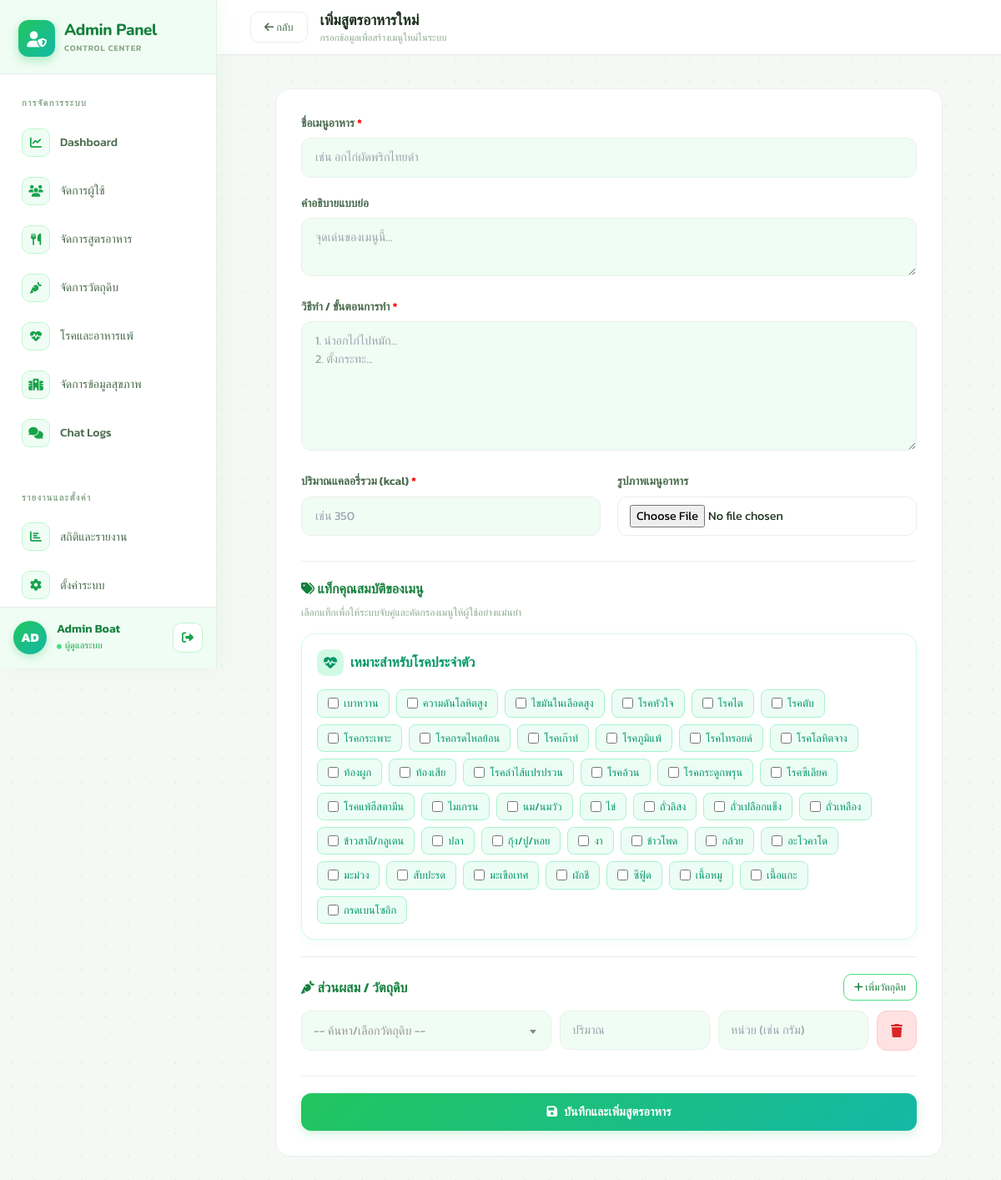
Page /admin/admin_add_recipes.php (signed in) on the committed database.
### tables this page shows
CREATE TABLE `users` (
  `id` int(11) NOT NULL,
  `username` varchar(50) NOT NULL,
  `email` varchar(100) NOT NULL,
  `password_hash` text NOT NULL,
  `otp_code` varchar(6) DEFAULT NULL,
  `otp_expires_at` datetime DEFAULT NULL,
  `created_at` timestamp NOT NULL DEFAULT current_timestamp(),
  `first_name` varchar(100) DEFAULT NULL,
  `last_name` varchar(100) DEFAULT NULL,
  `birth_date` date DEFAULT NULL,
  `profile_image` text DEFAULT NULL,
  `role` int(1) DEFAULT 0
);

CREATE TABLE `tags` (
  `id` int(11) NOT NULL,
  `name` varchar(100) NOT NULL,
  `type` enum('health_condition','allergen') NOT NULL,
  `description` text DEFAULT NULL,
  `color` varchar(20) DEFAULT '#22c55e',
  `created_at` timestamp NOT NULL DEFAULT current_timestamp()
);

### admin/admin_add_recipes.php (the view, shortened to what this page needs)
<?php
include '../config/connect.php';
$tag_sql = "SELECT id, name FROM tags ORDER BY id ASC";
$tags_list = $conn->query($tag_sql)->fetch_all(MYSQLI_ASSOC);
?>
<!DOCTYPE html>
<html lang="th">
<head>
<link href="https://cdn.jsdelivr.net/npm/select2@4.1.0-rc.0/dist/css/select2.min.css" rel="stylesheet" />
<script src="https://cdn.tailwindcss.com"></script>
<link rel="stylesheet" href="https://cdnjs.cloudflare.com/ajax/libs/font-awesome/6.4.0/css/all.min.css">
</head>
<body>
<?php include '../includes/sidebar_admin.php' ?>
<div class="page-wrap">
  <header class="topbar">
    <div style="flex:1; display:flex; align-items:center; gap:15px;">
      <a href="admin_recipes.php" class="btn-back"><i class="fas fa-arrow-left"></i> กลับ</a>
      <div>
        <div style="font-family:'Nunito',sans-serif;font-size:1.1rem;font-weight:800;color:var(--txt);">เพิ่มสูตรอาหารใหม่</div>
        <div style="font-size:.72rem;color:var(--muted);">กรอกข้อมูลเพื่อสร้างเมนูใหม่ในระบบ</div>
      </div>
    </div>
  </header>
  <main style="padding:2.5rem;">
    <div class="card">
      <form method="POST" enctype="multipart/form-data">
        <div class="form-group">
          <label class="form-label">ชื่อเมนูอาหาร <span style="color:red;">*</span></label>
          <input type="text" name="title" required placeholder="เช่น อกไก่ผัดพริกไทยดำ" class="form-input">
        </div>
        <div class="form-group">
          <label class="form-label">คำอธิบายแบบย่อ</label>
          <textarea name="description" rows="2" placeholder="จุดเด่นของเมนูนี้..." class="form-input"></textarea>
        </div>
        <div class="form-group">
          <label class="form-label">วิธีทำ / ขั้นตอนการทำ <span style="color:red;">*</span></label>
          <textarea name="instructions" rows="6" required placeholder="1. นำอกไก่ไปหมัก...&#10;2. ตั้งกระทะ..." class="form-input"></textarea>
        </div>
        <div style="display:grid;grid-template-columns:1fr 1fr;gap:20px;">
          <div class="form-group">
            <label class="form-label">ปริมาณแคลอรี่รวม (kcal) <span style="color:red;">*</span></label>
            <input type="number" name="calories" required placeholder="เช่น 350" class="form-input">
          </div>
          <div class="form-group">
            <label class="form-label">รูปภาพเมนูอาหาร</label>
            <input type="file" name="image" accept="image/*" class="form-input" style="padding:9px 14px; background:#fff;">
          </div>
        </div>
        <div class="form-group" style="margin-top:10px; border-top:1px solid var(--bdr); padding-top:20px;">
          <label class="form-label" style="font-size:1rem; color:var(--g700);"><i class="fas fa-tags"></i> แท็กคุณสมบัติของเมนู</label>
          <p style="font-size:.75rem; color:var(--muted); margin-bottom:16px;">เลือกแท็กเพื่อให้ระบบจับคู่และคัดกรองเมนูให้ผู้ใช้อย่างแม่นยำ</p>
          <div style="display:grid; grid-template-columns: repeat(auto-fit, minmax(300px, 1fr)); gap: 20px;">
            <div style="background: #fff; border: 1px solid #d1fae5; border-radius: 16px; padding: 18px; box-shadow: 0 4px 12px rgba(16, 185, 129, 0.05);">
                <div style="font-family:'Nunito', sans-serif; font-weight:800; font-size:1rem; color:#059669; margin-bottom:16px; display:flex; align-items:center; gap:8px;">
                    <div style="width:32px; height:32px; border-radius:10px; background:#d1fae5; display:flex; align-items:center; justify-content:center; font-size:1rem;">
                        <i class="fas fa-heartbeat"></i>
                    </div>
                    เหมาะสำหรับโรคประจำตัว
                </div>
                <div class="tag-checkbox-group">
                    <?php foreach($tags_list as $t):?>
                      <label class="tag-label disease">
                        <input type="checkbox" name="tags[]" value="<?= $t['id'] ?>" style="accent-color: #059669;">
                        <?= htmlspecialchars($t['name']) ?>
                      </label>
                    <?php endforeach; ?>
                </div>
            </div>
          </div>
        </div>
        <div class="form-group" style="margin-top:20px; border-top:1px solid var(--bdr); padding-top:20px;">
          <div style="display:flex; justify-content:space-between; align-items:center; margin-bottom:12px;">
            <label class="form-label" style="margin:0; font-size:1rem; color:var(--g700);"><i class="fas fa-carrot"></i> ส่วนผสม / วัตถุดิบ</label>
            <button type="button" onclick="addIngredientRow()" class="btn-back" style="font-size:.75rem; padding:6px 12px; border-color:var(--g400); color:var(--g700);">
              <i class="fas fa-plus"></i> เพิ่มวัตถุดิบ
            </button>
          </div>
          <div id="ingredients_container">
            </div>
        </div>
        <div style="margin-top:30px; border-top:1px solid var(--bdr); padding-top:20px;">
          <button type="submit" class="btn btn-green">
            <i class="fas fa-save"></i> บันทึกและเพิ่มสูตรอาหาร
          </button>
        </div>
      </form>
    </div>
  </main>
</div>
</body>
</html>

### includes/sidebar_admin.php (shortened to what this page needs)
<?php
$current_page = basename($_SERVER['PHP_SELF']);
$sb_admin_username = "Admin";
$sb_admin_profile_image = "";
if (isset($_SESSION['user_id']) && isset($conn)) {
    $sb_adm_sql = "SELECT username, profile_image FROM users WHERE id = ?";
    $sb_adm_stmt = $conn->prepare($sb_adm_sql);
    $sb_adm_stmt->bind_param("i", $_SESSION['user_id']);
    $sb_adm_stmt->execute();
    $sb_adm_res = $sb_adm_stmt->get_result()->fetch_assoc();
    if ($sb_adm_res) {
        $sb_admin_username = !empty($sb_adm_res['username']) ? $sb_adm_res['username'] : 'Admin';
        $sb_admin_profile_image = $sb_adm_res['profile_image'] ?? '';
    }
}
$sb_admin_initials = mb_strtoupper(mb_substr($sb_admin_username, 0, 2));
?>
<aside class="sidebar" id="adminSidebar">
  <a href="admin_dashboard.php" class="sb-logo">
    <div class="sb-logo-icon"><i class="fas fa-user-shield" style="color: #ffffff;"></i></div>
    <div>
      <div class="sb-logo-text">Admin Panel</div>
      <div class="sb-logo-sub">Control Center</div>
    </div>
  </a>
  <nav class="sb-nav scroll-box">
    <div class="sb-label">การจัดการระบบ</div>
    <a href="admin_dashboard.php" class="nav-item <?php echo ($current_page === 'admin_dashboard.php') ? 'active' : ''; ?>">
      <span class="ni"><i class="fas fa-chart-line"></i></span>
      <span>Dashboard</span>
    </a>
    <a href="admin_users.php" class="nav-item <?php echo ($current_page === 'admin_users.php') ? 'active' : ''; ?>">
      <span class="ni"><i class="fas fa-users"></i></span>
      <span>จัดการผู้ใช้</span>
    </a>
    <a href="admin_recipes.php" class="nav-item <?php echo ($current_page === 'admin_recipes.php') ? 'active' : ''; ?>">
      <span class="ni"><i class="fas fa-utensils"></i></span>
      <span>จัดการสูตรอาหาร</span>
    </a>
    <a href="admin_ingredients.php" class="nav-item <?php echo ($current_page === 'admin_ingredients.php') ? 'active' : ''; ?>">
      <span class="ni"><i class="fas fa-carrot"></i></span>
      <span>จัดการวัตถุดิบ</span>
    </a>
    <a href="admin_health_data.php" class="nav-item <?php echo ($current_page === 'admin_health_data.php') ? 'active' : ''; ?>">
      <span class="ni"><i class="fas fa-heartbeat"></i></span>
      <span>โรคและอาหารแพ้</span>
    </a>
    <a href="admin_goals.php" class="nav-item <?php echo ($current_page === 'admin_goals.php') ? 'active' : ''; ?>">
      <span class="ni"><i class="fa-solid fa-hospital"></i></span>
      <span>จัดการข้อมูลสุขภาพ</span>
    </a>
    <a href="admin_chat_logs.php" class="nav-item <?php echo ($current_page === 'admin_chat_logs.php') ? 'active' : ''; ?>">
      <span class="ni"><i class="fas fa-comments"></i></span>
      <span>Chat Logs</span>
    </a>
    <div class="sb-label">รายงานและตั้งค่า</div>
    <a href="admin_analytics.php" class="nav-item <?php echo ($current_page === 'admin_analytics.php') ? 'active' : ''; ?>">
      <span class="ni"><i class="fas fa-chart-bar"></i></span>
      <span>สถิติและรายงาน</span>
    </a>
    <a href="admin_settings.php" class="nav-item <?php echo ($current_page === 'admin_settings.php') ? 'active' : ''; ?>">
      <span class="ni"><i class="fas fa-cog"></i></span>
      <span>ตั้งค่าระบบ</span>
    </a>
  </nav>
  <div class="sb-user">
    <div class="sb-av">
      <?php if ($sb_admin_profile_image && file_exists("../public/uploads/avatars/" . $sb_admin_profile_image)): ?>
        <img src="../public/uploads/avatars/<?= htmlspecialchars($sb_admin_profile_image) ?>?t=<?= time() ?>" alt="<?= htmlspecialchars($sb_admin_username) ?>">
      <?php else: ?>
        <?= htmlspecialchars($sb_admin_initials ?: 'A') ?>
      <?php endif; ?>
    </div>
    <div style="min-width:0; flex:1;">
      <div class="sb-un" title="<?= htmlspecialchars($sb_admin_username) ?>">
        <?= htmlspecialchars($sb_admin_username) ?>
      </div>
      <div class="sb-user-role">
        <i class="fas fa-circle" style="font-size:6px !important;color:#4ade80;vertical-align:middle;margin-right:4px;"></i>ผู้ดูแลระบบ
      </div>
    </div>
    <a href="../pages/logout.php" class="logout-btn" title="ออกจากระบบ" onclick="confirmLogout(event, this.href)">
      <i class="fas fa-sign-out-alt"></i>
    </a>
  </div>
</aside>

### admin/admin_add_recipes.php (style rules this page uses)
:root { --g50:#f0fdf4;--g100:#dcfce7;--g200:#bbf7d0;--g300:#86efac;--g400:#4ade80;--g500:#22c55e;--g600:#16a34a;--g700:#15803d;--bg:#f5f8f5;--card:#fff;--bdr:#e8f0e9;--txt:#1a2e1a;--sub:#4b6b4e;--muted:#8da98f;--sb-w:260px; }
* { box-sizing:border-box;margin:0;padding:0; }
body { font-family:'Kanit',sans-serif;background:var(--bg);color:var(--txt);min-height:100vh;display:flex; }
body::before { content:'';position:fixed;inset:0;pointer-events:none;z-index:0;background-image:radial-gradient(circle,#c8e6c9 1px,transparent 1px);background-size:28px 28px;opacity:.35; }
.page-wrap { margin-left:var(--sb-w);flex:1;position:relative;z-index:1;min-width:0; }
.topbar { height:66px;background:rgba(255,255,255,.95);backdrop-filter:blur(12px);border-bottom:1px solid #e5ede6;display:flex;align-items:center;padding:0 2.5rem;gap:14px;position:sticky;top:0;z-index:50; }
.card { background:#fff;border:1px solid var(--bdr);border-radius:18px;padding:30px;max-width:800px;margin:0 auto; }
.form-group { margin-bottom:20px; }
.form-label { display:block;font-size:.85rem;font-weight:600;color:var(--sub);margin-bottom:8px; }
.form-input { width:100%;padding:12px 16px;border:1.5px solid var(--bdr);border-radius:12px;font-family:'Kanit',sans-serif;font-size:.9rem;outline:none;transition:border-color .2s;background:var(--g50); }
.btn { padding:12px 20px;border-radius:12px;font-size:.9rem;font-weight:600;cursor:pointer;transition:all .18s;display:inline-flex;align-items:center;justify-content:center;gap:8px;border:none;text-decoration:none;font-family:'Kanit',sans-serif; }
.btn-green { background:linear-gradient(135deg,var(--g500),#14b8a6);color:#fff;box-shadow:0 4px 12px rgba(34,197,94,.2);width:100%; }
.btn-back { background:#fff;border:1.5px solid var(--bdr);color:var(--sub);padding:8px 16px;border-radius:10px;font-size:.8rem;cursor:pointer;transition:all .2s; }
.tag-checkbox-group { display: flex; flex-wrap: wrap; gap: 8px; }
.tag-label { display: inline-flex; align-items: center; gap: 6px; padding: 6px 12px; border-radius: 8px; font-size: 0.8rem; cursor: pointer; border: 1px solid var(--bdr); transition: all 0.2s; }
.tag-label.disease { background: #ecfdf5; border-color: #a7f3d0; color: #059669; }

### rows in the picture
users: username "AD", username "Admin Boat"
tags: name "เบาหวาน"
tags: name "ความดันโลหิตสูง"
tags: name "ไขมันในเลือดสูง"
tags: name "โรคหัวใจ"
tags: name "โรคไต"
tags: name "โรคตับ"
tags: name "โรคกระเพาะ"
tags: name "โรคกรดไหลย้อน"
tags: name "โรคเก๊าท์"
tags: name "โรคภูมิแพ้"
tags: name "โรคไทรอยด์"
tags: name "โรคโลหิตจาง"
tags: name "ท้องผูก"
tags: name "ท้องเสีย"
tags: name "โรคลำไส้แปรปรวน"
tags: name "โรคอ้วน"
tags: name "โรคกระดูกพรุน"
tags: name "โรคซีเลียค"
tags: name "โรคแพ้ฮีสตามีน"
tags: name "ไมเกรน"
tags: name "นม/นมวัว"
tags: name "ไข่"
tags: name "ถั่วลิสง"
tags: name "ถั่วเปลือกแข็ง"
tags: name "ถั่วเหลือง"
tags: name "ข้าวสาลี/กลูเตน"
tags: name "ปลา"
tags: name "กุ้ง/ปู/หอย"
tags: name "งา"
tags: name "ข้าวโพด"
tags: name "กล้วย"
tags: name "อะโวคาโด"
tags: name "มะม่วง"
tags: name "สับปะรด"
tags: name "มะเขือเทศ"
tags: name "ผักชี"
tags: name "ซีฟู้ด"
tags: name "เนื้อหมู"
tags: name "เนื้อแกะ"
tags: name "กรดเบนโซอิก"
